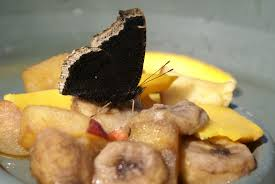
#> input picture Dataset/train/organik/O_10219.jpg, 275 x 184 px
$ jupyter execute --allow-errors train_data.ipynb   (older library calls are emulated)
#> lines starting #> are read from the running program, lines starting #| are printed output that depends on the picture
[cell 1]
import os
import cv2
import joblib
import numpy as np
import pandas as pd

from collections import Counter

from sklearn.preprocessing import MinMaxScaler, LabelEncoder
from sklearn.neighbors import KNeighborsClassifier
from sklearn.metrics import (
    accuracy_score,
    precision_score,
    recall_score,
    f1_score,
    classification_report,
    confusion_matrix
)

from imblearn.over_sampling import RandomOverSampler

from skimage.feature import graycomatrix, graycoprops

[cell 2]
TRAIN_DIR = "Dataset/train"
TEST_DIR = "Dataset/test"

CLASS_NAMES = ["organik", "non_organik"]

IMAGE_SIZE = (128, 128)

USE_BALANCING = False

K_VALUES = [1, 3, 5, 7, 9, 11, 13, 15]

[cell 3]
def extract_rgb_features(image_rgb):
    features = []
    for c in range(3):
        channel = image_rgb[:, :, c]
        features.append(np.mean(channel))
        features.append(np.std(channel))
    return features


def extract_glcm_features(gray_image):
    glcm = graycomatrix(
        gray_image,
        distances=[1],
        angles=[0, np.pi/4, np.pi/2, 3*np.pi/4],
        levels=256,
        symmetric=True,
        normed=True
    )

    contrast = graycoprops(glcm, "contrast").mean()
    energy = graycoprops(glcm, "energy").mean()
    homogeneity = graycoprops(glcm, "homogeneity").mean()
    correlation = graycoprops(glcm, "correlation").mean()

    return [contrast, energy, homogeneity, correlation]


def extract_features(image_path):
    img = cv2.imread(image_path)
    img = cv2.resize(img, IMAGE_SIZE)

    rgb = cv2.cvtColor(img, cv2.COLOR_BGR2RGB)
    gray = cv2.cvtColor(img, cv2.COLOR_BGR2GRAY)

    return extract_rgb_features(rgb) + extract_glcm_features(gray)

[cell 4]
def load_dataset(base_dir):
    X, y = [], []

    for label in CLASS_NAMES:
        folder = os.path.join(base_dir, label)

        for file in os.listdir(folder):
            if file.endswith((".jpg", ".png", ".jpeg")):
                path = os.path.join(folder, file)

                try:
                    X.append(extract_features(path))
                    y.append(label)
                except:
                    pass

    return np.array(X), np.array(y)

[cell 5]
# Eksekusi Load Data Latih & Uji

X_train, y_train = load_dataset(TRAIN_DIR)
#> in extract_features, img is the input picture: shape (184, 275, 3); mean B, G, R 97, 134, 154.1
#> in extract_features, `img = cv2.resize(img, IMAGE_SIZE)`:
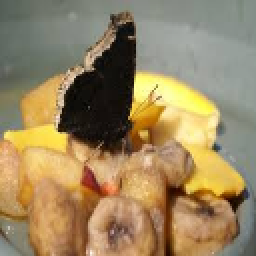
#> img: shape (128, 128, 3) (shown 2 times larger); mean B, G, R 96.9, 133.9, 154
#> in extract_features, `gray = cv2.cvtColor(img, cv2.COLOR_BGR2GRAY)`:
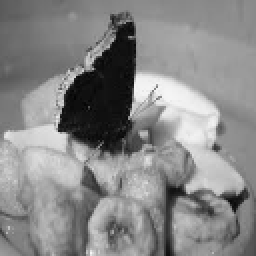
#> gray: shape (128, 128) (shown 2 times larger); min 3, max 246, mean 135.7
#> the loop in extract_rgb_features, `for c in range(3):` made 3 passes
#> pass 1, in extract_rgb_features, `channel = image_rgb[:, :, c]`:
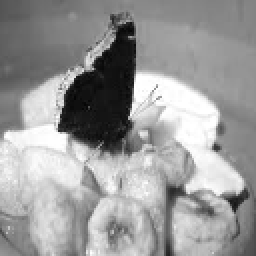
#> channel: shape (128, 128) (shown 2 times larger); min 4, max 255, mean 154
#> pass 3, in extract_rgb_features, `channel = image_rgb[:, :, c]`:
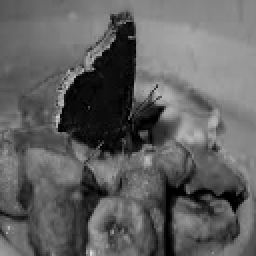
#> channel: shape (128, 128) (shown 2 times larger); min 0, max 228, mean 96.9
#> after the loop in extract_rgb_features, `for c in range(3):`: features = [154, 61.3, 133.9, 53.71, 96.87, 44.93]
#> in extract_glcm_features, `contrast = graycoprops(glcm, "contrast").mean()`: contrast = 315.1
#> in extract_glcm_features, `energy = graycoprops(glcm, "energy").mean()`: energy = 0.0243
#> in extract_glcm_features, `homogeneity = graycoprops(glcm, "homogeneity").mean()`: homogeneity = 0.263
#> in extract_glcm_features, `correlation = graycoprops(glcm, "correlation").mean()`: correlation = 0.943
#> pass 2 of the loop in load_dataset, `for label in CLASS_NAMES:`:
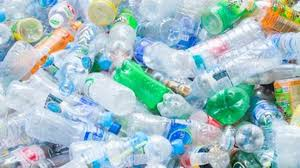
#> input picture Dataset/train/non_organik/R_1042.jpg, 300 x 168 px
#> in extract_features, img is the input picture: shape (168, 300, 3); mean B, G, R 194.8, 191.4, 161.4
#> in extract_features (call 2), `img = cv2.resize(img, IMAGE_SIZE)`:
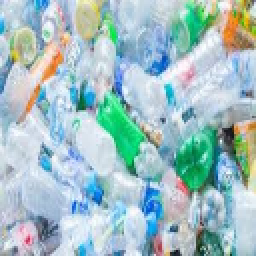
#> img: shape (128, 128, 3) (shown 2 times larger); mean B, G, R 194.7, 191.2, 161.3
#> the loop in extract_rgb_features (call 2), `for c in range(3):` made 3 passes
#> pass 3, in extract_rgb_features (call 2), `channel = image_rgb[:, :, c]`:
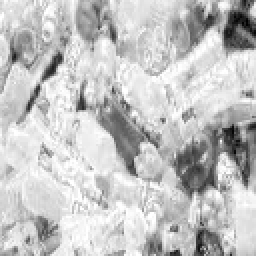
#> channel: shape (128, 128) (shown 2 times larger); min 1, max 255, mean 194.7
#> after the loop in extract_rgb_features (call 2), `for c in range(3):`: features = [161.3, 59.27, 191.2, 36.03, 194.7, 48.97]
X_test, y_test = load_dataset(TEST_DIR)
#> pass 2 of the loop in load_dataset, `for label in CLASS_NAMES:`:

print("Shape Data Latih & Uji:", X_train.shape, X_test.shape)
#| Shape Data Latih & Uji: (2, 10) (2, 10)
print("Distribusi Kelas Latih:", Counter(y_train))
#| Distribusi Kelas Latih: Counter({'organik': 1, 'non_organik': 1})

[cell 6]
le = LabelEncoder()
y_train_enc = le.fit_transform(y_train)
#> y_train_enc = [1, 0]
y_test_enc = le.transform(y_test)
#> y_test_enc = [1, 0]

scaler = MinMaxScaler()
X_train = scaler.fit_transform(X_train)
X_test = scaler.transform(X_test)

[cell 7]
if USE_BALANCING:
    ros = RandomOverSampler()
    X_train, y_train_enc = ros.fit_resample(X_train, y_train_enc)

[cell 8]
results = []

best_model = None
best_score = 0
best_config = None

#> (the rest of this cell did not finish here and is left out)

[cell 9]
print("BEST MODEL")
print("Metric:", best_config[0])
#| Metric: euclidean
print("K:", best_config[1])
#| K: 1
print("Accuracy:", best_config[2])
#| Accuracy: 1.0
print("F1:", best_config[3])
#| F1: 1.0

print("\nConfusion Matrix")
print(confusion_matrix(y_test_enc, best_config[4]))
#| [[1 0]
#|  [0 1]]

print("\nReport")
print(classification_report(y_test_enc, best_config[4], target_names=le.classes_))
#|               precision    recall  f1-score   support
#|  non_organik       1.00      1.00      1.00         1
#|      organik       1.00      1.00      1.00         1
#|     accuracy                           1.00         2
#|    macro avg       1.00      1.00      1.00         2
#| weighted avg       1.00      1.00      1.00         2

[cell 10]
joblib.dump(best_model, "knn_best.pkl")
joblib.dump(scaler, "scaler.pkl")
joblib.dump(le, "label_encoder.pkl")

[cell 11]
from sklearn.metrics import confusion_matrix, ConfusionMatrixDisplay
import matplotlib.pyplot as plt

y_pred = best_model.predict(X_test)
#> y_pred = [1, 0]

cm = confusion_matrix(y_test_enc, y_pred)
#> cm = [[1, 0], [0, 1]]

disp = ConfusionMatrixDisplay(
    confusion_matrix=cm,
    display_labels=le.classes_
)

fig, ax = plt.subplots(figsize=(6, 6))
disp.plot(cmap=plt.cm.Blues, ax=ax)
plt.title("Confusion Matrix - Model Terbaik KNN")
plt.show()
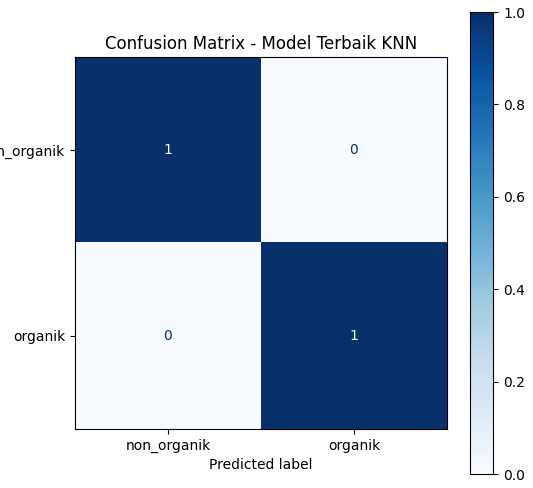
#> figure drawn by matplotlib, 2 panels
